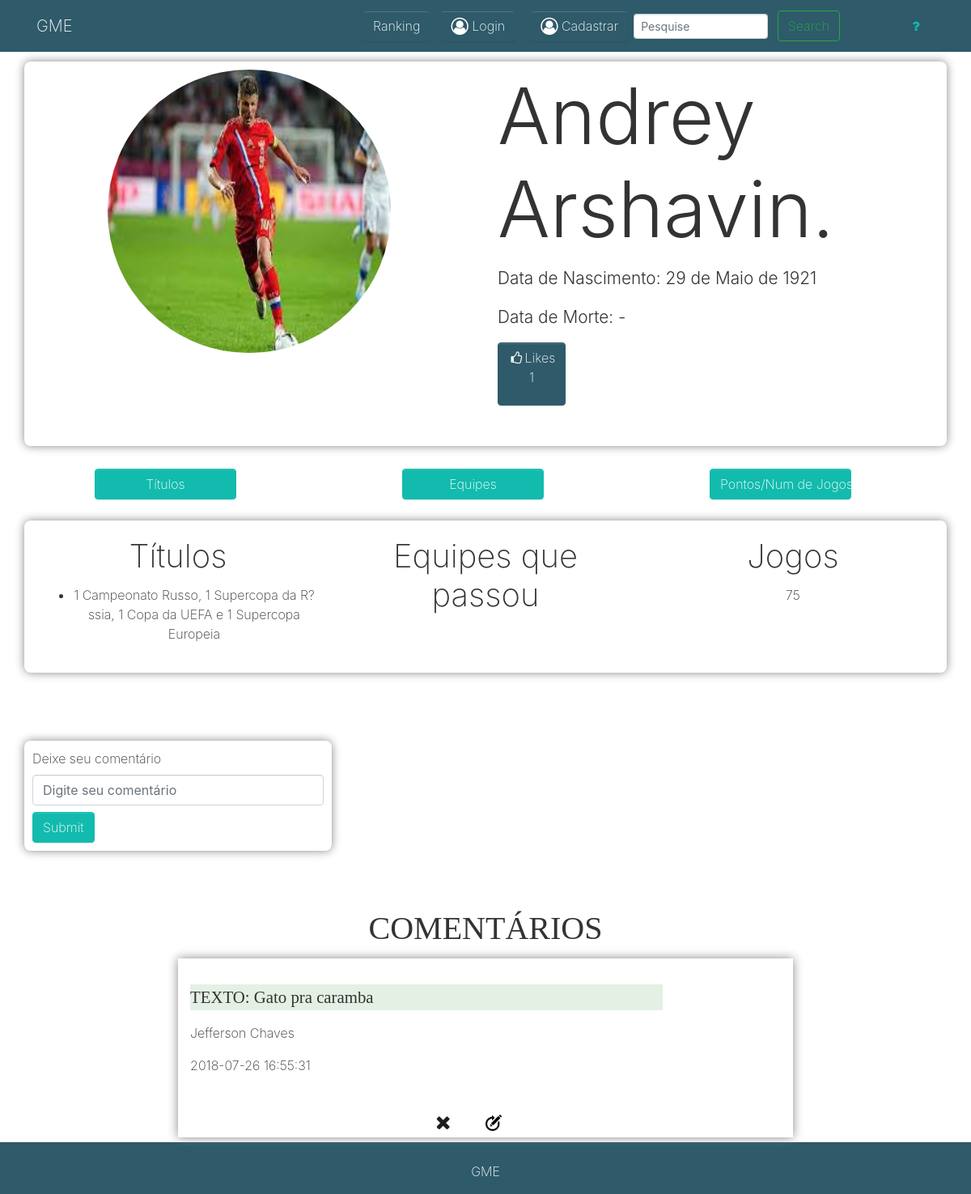
Before: /app/controller/CraqueController.php?rota=ver&id=3 with the older database file.
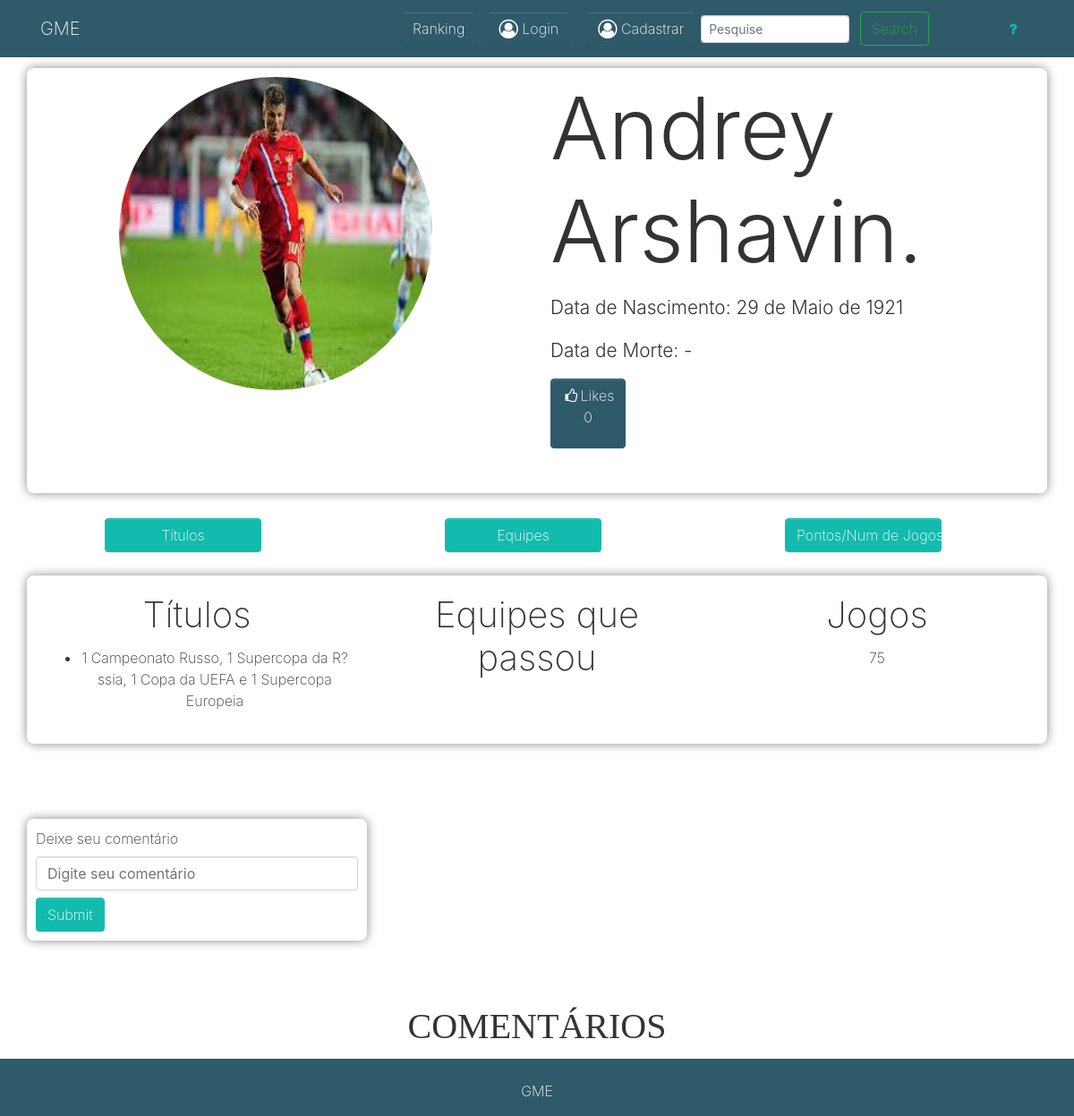
After: the same page with the newer database file.
### tables this page shows
CREATE TABLE `comentar_craques` (
  `id_comentario` int(11) NOT NULL,
  `id_usuario` int(10) NOT NULL,
  `id_craques` int(10) NOT NULL,
  `txt_comentario` text NOT NULL,
  `dt_comentario` timestamp NOT NULL DEFAULT CURRENT_TIMESTAMP
);

CREATE TABLE `usuario` (
  `email` varchar(40) NOT NULL,
  `senha` varchar(64) NOT NULL,
  `id_usuario` int(10) NOT NULL,
  `nome_usuario` varchar(64) NOT NULL,
  `tipo_usuario_id_tipo_usuario` int(10) NOT NULL,
  `verificado` int(1) DEFAULT NULL,
  `id_pass` varchar(30) NOT NULL
);

### app/database/Conexao.php (called while the page is built, shortened)
<?php
class Conexao
{
    public static function getConexao(){
        $conexao = new PDO("mysql:host=".self::HOST.";dbname=".self::NOMEBANCO.";charset=utf8", self::USUARIO, self::SENHA);
        return $conexao;
    }
}

### app/crud/CrudCraques.php (called while the page is built, shortened)
<?php
require_once __DIR__."/../database/Conexao.php";
require_once __DIR__ . "/../model/Craque.php";
class CrudCraques
{
    private $conexao;
    public function __construct()
    {
        $this->conexao = Conexao::getConexao();
    }
    public function getAtleta($id)
    {
        $sql = "SELECT * FROM craques WHERE id_craques ='{$id}'";
        $posicao = $this->conexao->query($sql)->fetch(PDO::FETCH_ASSOC);
        $craque = new Craque($posicao['id_craques'], $posicao['nome_craque'], $posicao['morte'], $posicao['nascimento'], $posicao['titulos'], $posicao['numero_de_jogos'], $posicao['icon_craque']);
        return $craque;
    }
    public function contadorCurtida(Craque $c){
        $sql = "SELECT COUNT(`id_craques`) AS qtd_curtir FROM `curtir_craques` WHERE id_craques = '{$c->getIdCraque()}'";
        $c = $this->conexao->query($sql)->fetch(PDO::FETCH_ASSOC);
        $qtd_c = $c["qtd_curtir"];
        return $qtd_c;
    }
    public function getComentariosPorCraqueLimitado(Craque $c)
    {
        $sql = "SELECT * FROM `comentar_craques` WHERE `id_craques` = '{$c->getIdCraque()}' ORDER BY `comentar_craques`.`dt_comentario` DESC LIMIT 5";
        $comentarios = $this->conexao->query($sql)->fetchAll(PDO::FETCH_ASSOC);
        $comentariosArrayObj = [];
        foreach ($comentarios as $comentario) {
            $id_comentario = $comentario['id_comentario'];
            $id_craque = $comentario['id_craques'];
            $id_usuario = $comentario['id_usuario'];
            $txt_comentario = $comentario['txt_comentario'];
            $dt_comentario = $comentario['dt_comentario'];
            $comentario = new ComentarCraque($id_craque, $id_usuario, $txt_comentario);
            $comentario->setDtComentario($dt_comentario);
            $comentario->setIdComentario($id_comentario);
            $comentariosArrayObj[] = $comentario;
        }
        return $comentariosArrayObj;
    }
}

### app/model/Craque.php (called while the page is built, shortened)
<?php
class Craque
{
    private $id_craque;
    private $nome_craque;
    public function getIdCraque()
    {
        return $this->id_craque;
    }
    public function setIdCraque($id_craque)
    {
        $this->id_craque = $id_craque;
    }
    public function getNomeCraque()
    {
        return $this->nome_craque;
    }
    public function setNomeCraque($nome_craque)
    {
        $this->nome_craque = $nome_craque;
    }
}

### app/model/ComentarCraque.php (called while the page is built, shortened)
<?php
class ComentarCraque
{
    private $id_craque;
    private $id_usuario;
    private $txt_comentario;
    private $dt_comentario;
    private $id_comentario = null;
    public function getIdCraque()
    {
        return $this->id_craque;
    }
    public function setIdCraque($id_craque)
    {
        $this->id_craque = $id_craque;
    }
    public function getIdUsuario()
    {
        return $this->id_usuario;
    }
    public function setIdUsuario($id_usuario)
    {
        $this->id_usuario = $id_usuario;
    }
    public function getTxtComentario()
    {
        return $this->txt_comentario;
    }
    public function setTxtComentario($txt_comentario)
    {
        $this->txt_comentario = $txt_comentario;
    }
    public function getDtComentario()
    {
        return $this->dt_comentario;
    }
    public function setDtComentario($dt_comentario)
    {
        $this->dt_comentario = $dt_comentario;
    }
    public function getIdComentario()
    {
        return $this->id_comentario;
    }
    public function setIdComentario($id_comentario)
    {
        $this->id_comentario = $id_comentario;
    }
}

### app/crud/CrudUsuario.php (called while the page is built, shortened)
<?php
require_once __DIR__.'/../database/Conexao.php';
class CrudUsuario {
    private $conexao;
    public function __construct() {
        $this->conexao = Conexao::getConexao();
    }
    public function getUsuario($id){
        $sql = "SELECT * FROM usuario WHERE id_usuario = '{$id}'";
        $b = $this->conexao->query($sql);
        $resultado = $b->fetchAll(PDO::FETCH_ASSOC);
        foreach($resultado as $user){
            $id_usuario = $user['id_usuario'];
            $nome_usuario = $user['nome_usuario'];
            $senha = $user['senha'];
            $id_tipo_usuario = $user['tipo_usuario_id_tipo_usuario'];
            $email = $user['email'];
            $usuario = new Usuario($nome_usuario, $senha, $email, $id_tipo_usuario, $id_usuario);
        }
        return $usuario;
    }
}

### app/view/atleta.php (the view, shortened to what the changed rows need)
<!DOCTYPE html>
<html>
<head>
  <link rel="stylesheet" href="https://cdnjs.cloudflare.com/ajax/libs/font-awesome/4.7.0/css/font-awesome.min.css" type="text/css">
  <link rel="stylesheet" href="../../assets/atleta.css" type="text/css">
</head>
<body>
  <div class="py-2">
    <div class="container inico contentI">
      <div class="row linha">
        <div class="col-md-6">
          <h2 class="display-1 text-capitalize"><?= $craque->getNomeCraque(); ?></h2>
            <?php if (isset($_SESSION) and isset($_SESSION['tipo'])){
                echo "<a id=\"like\" class=\"btn btn-secondary\" href=\"#\">
                <i class=\"fa fa-fw fa-thumbs-o-up\"></i>Likes <p id=\"numCurtidas\">$curtidas</p></a>";
            }elseif (!isset($_SESSION) or !isset($_SESSION['tipo'])){
                echo "<a id='numCurtidasD' class=\"btn btn-secondary\" href=\"#\">
                <i class=\"fa fa-fw fa-thumbs-o-up\"></i>Likes <p id='numCurtidas'>$curtidas</p></a>";
            }
            ?>
            <br>
        </div>
      </div>
    </div>
  </div>
    <div class="container py-2">
      <div class="row contentI">
        <div class="col-md-4 conteudo">
          <a name="titulos">
            <h1 class="h1">Títulos</h1>
          </a>
        </div>
        <div class="col-md-4 conteudo">
          <a name="equipes">
            <h1 class="h1">Equipes que passou</h1>
          </a>
        </div>
        <div class="col-md-4 conteudo">
          <a name="pej">
            <h1 class="h1">Jogos</h1>
          </a>
        </div>
      </div>
    </div>
<div class="">
    <div class="container">
        <div class="row">
            <div class="col-md-4">
                <h1 class="chamada_comentario">COMENTÁRIOS</h1>
            </div>
        </div>
    </div>
</div>
<?php foreach ($comentariosArrayObj as $comentario): ?>
    <div class="container">
<div id = "comentarios" class="py-1">
        <div class="row">
            <div class="col-md-2"></div>
            <div class="col-md-8 comentario">
                <p id="text_comentario" class="cabecalho lead text-left">TEXTO: <?= $comentario->getTxtComentario() ?> </p>
                <p id="id_user_comentario" class="  text-left"> <?php $usuarioComentario = $crudU->getUsuario($comentario->getIdUsuario()); echo $usuarioComentario->getNomeUsuario()?></p>
                <p id="date_comentario" class="  text-left"> <?= $comentario->getDtComentario() ?> </p><br>
                <div class="row py-1 col-12"><div class="col-6"><a id="exclui_comentario" href="ComentarioController.php?rota=excluir_comentario_craque&id_usuario=<?= $_SESSION['id'] ?>&id_comentario=<?= $comentario->getIdComentario()?>&txt_comentario=<?= $comentario->getTxtComentario()?>&id_craque=<?= $comentario->getIdCraque() ?>&dt_comentario=<?= $comentario->getDtComentario() ?>"><img id="close_icon" class="close_icon" src="../../assets/images/close_icon.png" width="20px"></a>
                    </div>
                    <div class="col-6"><a id="edita_comentario" href="ComentarioController.php?rota=edita_comentario_craque&id_usuario=<?= $_SESSION['id']?>&id_comentario=<?= $comentario->getIdComentario()?>&txt_comentario=<?= $comentario->getTxtComentario()?>&id_craque=<?= $comentario->getIdCraque()?>&dt_comentario=<?= $comentario->getDtComentario() ?>"><img id="close_icon" src="../../assets/images/update_icon.png" width="20px"></a>
                    </div>
            </div>
            <div class="col-md-2"></div>
        </div>
    </div>
</div>
    </div>
<?php endforeach;?>
</body>
</html>

Changed rows visible on the page:
removed comentar_craques: txt_comentario "Gato pra caramba", id_usuario.nome_usuario "Jefferson Chaves", dt_comentario "2018-07-26 16:55:31"
Other visible differences:
$curtidas: "1" → "0"
